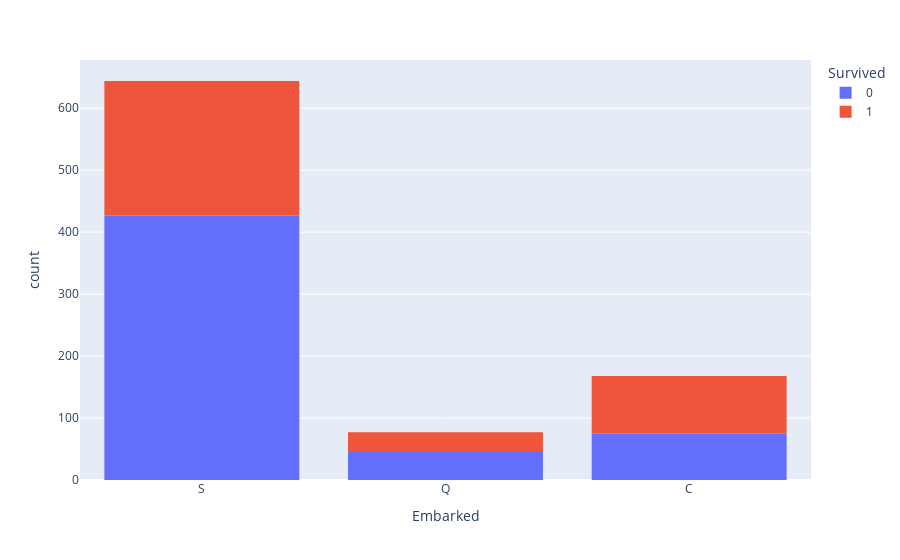

Write notebook code for a chart like this one.
### Code cell
# Rapport entre le port d'embarquement et la survie : peu d'impact pour S et Q, plus pour C
px.histogram(df1, x="Embarked", color="Survived")

### Figure 1 — Plotly figure (JSON) as saved in the notebook; plotly's stock layout.template omitted (floating-point values rounded to 4 significant figures; data arrays with more than 128 entries replaced by an {"elided": "..."} marker saying what was removed)
{"data": [{"alignmentgroup": "True", "bingroup": "x", "hovertemplate": "Survived=0<br>Embarked=%{x}<br>count=%{y}<extra></extra>", "legendgroup": "0", "marker": {"color": "#636efa", "pattern": {"shape": ""}}, "name": "0", "offsetgroup": "0", "orientation": "v", "showlegend": true, "type": "histogram", "x": {"elided": "549 str values"}, "xaxis": "x", "yaxis": "y"}, {"alignmentgroup": "True", "bingroup": "x", "hovertemplate": "Survived=1<br>Embarked=%{x}<br>count=%{y}<extra></extra>", "legendgroup": "1", "marker": {"color": "#EF553B", "pattern": {"shape": ""}}, "name": "1", "offsetgroup": "1", "orientation": "v", "showlegend": true, "type": "histogram", "x": {"elided": "342 str values"}, "xaxis": "x", "yaxis": "y"}], "layout": {"barmode": "relative", "legend": {"title": {"text": "Survived"}, "tracegroupgap": 0}, "margin": {"t": 60}, "xaxis": {"anchor": "y", "domain": [0, 1], "title": {"text": "Embarked"}}, "yaxis": {"anchor": "x", "domain": [0, 1], "title": {"text": "count"}}}}
